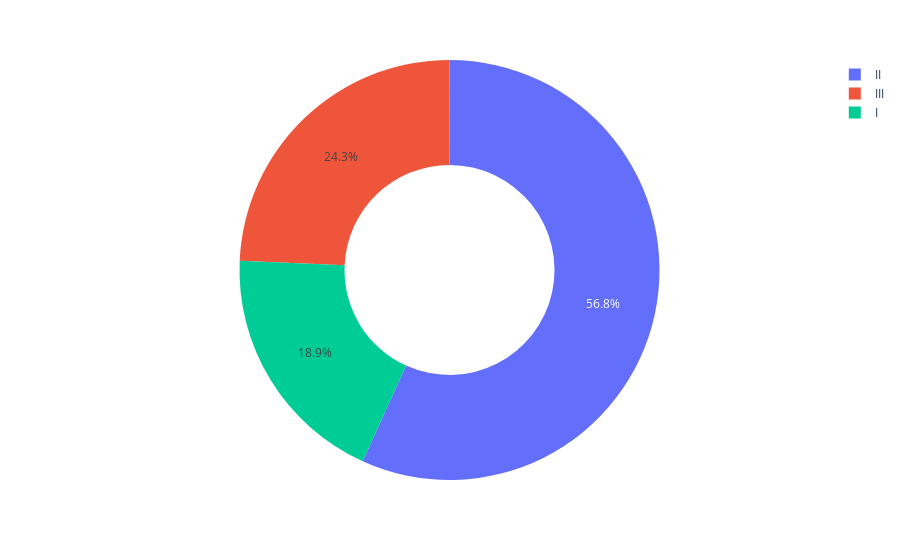

Here is the notebook cell this chart was saved with:
### Code cell
stages = df["Tumour_Stage"].value_counts()

values = stages.values
names = stages.index

fig = px.pie(df, values=values, names=names, hole=0.5)
fig.show()

### Figure 1 — Plotly figure (JSON) as saved in the notebook; plotly's stock layout.template omitted (floating-point values rounded to 4 significant figures)
{"data": [{"domain": {"x": [0, 1], "y": [0, 1]}, "hole": 0.5, "hovertemplate": "label=%{label}<br>value=%{value}<extra></extra>", "labels": ["II", "III", "I"], "legendgroup": "", "name": "", "showlegend": true, "type": "pie", "values": [180, 77, 60]}], "layout": {"legend": {"tracegroupgap": 0}, "margin": {"t": 60}}}
